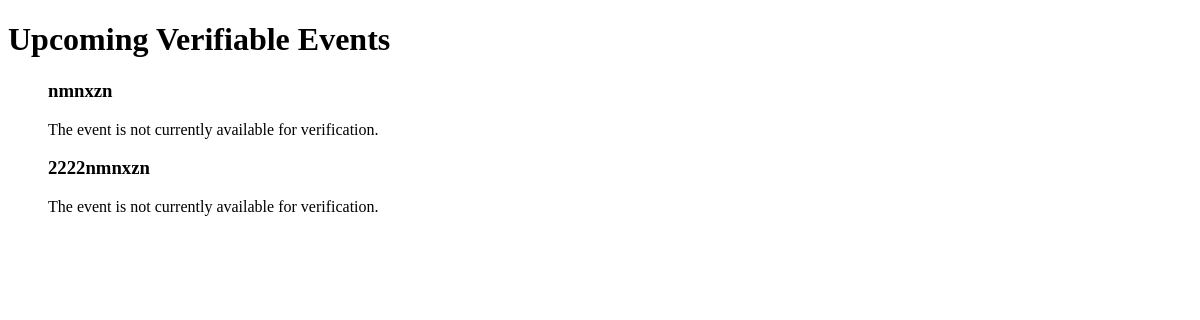
/tickets/verifiable-events/ (signed in), run on an earlier commit of the app's database.
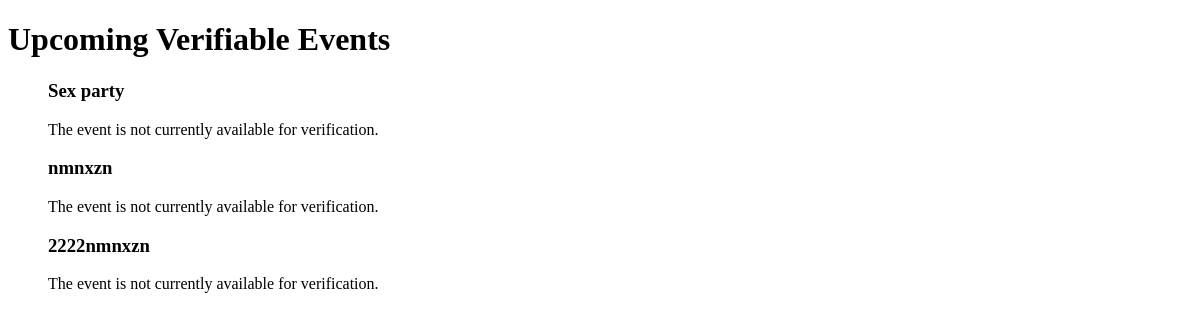
And on a later commit of the database.
### events/models.py (models this page shows, shortened)
class Event(models.Model):
    STATUS_CHOICES = [
        ('pending', 'Pending'),
        ('approved', 'Approved'),
        ('rejected', 'Rejected'),
    ]
    vendor = models.ForeignKey(Vendor, on_delete=models.CASCADE, related_name='events')
    poster = models.ImageField(upload_to='event_posters/')
    title = models.CharField(max_length=200)
    description = models.TextField()
    category = models.CharField(max_length=100)
    start_date = models.DateTimeField()
    end_date = models.DateTimeField(null=True, blank=True)
    venue_name = models.CharField(max_length=100)
    regular_price = models.DecimalField(max_digits=10, decimal_places=2)
    sale_price = models.DecimalField(max_digits=10, decimal_places=2, null=True, blank=True)
    tickets_available = models.PositiveIntegerField(null=True, blank=True)
    tickets_sold = models.PositiveIntegerField(default=0)
    status = models.CharField(max_length=10, choices=STATUS_CHOICES, default='pending')
    adminaction = models.ForeignKey(settings.AUTH_USER_MODEL, on_delete=models.SET_NULL, null=True, blank=True, editable=False)  # Stores the admin who approved/rejected

### vendors/decorators.py (the view)
    def _wrapped_view(request, *args, **kwargs):
        if request.user.is_authenticated and hasattr(request.user, 'is_vendor') and request.user.is_vendor:
            return view_func(request, *args, **kwargs)
        else:
            raise PermissionDenied("You are not allowed to access this page.")  # Return Permission Denied error

### templates/tickets/verifiable_events.html (shortened to what this page needs)
<!DOCTYPE html>
<html lang="en">
<head>
</head>
<body>
    <h1>Upcoming Verifiable Events</h1>
    <ul>
        {% for event_data in verifiable_events %}
    <div>
        <h3>{{ event_data.event.title }}</h3>
        {% if event_data.is_clickable %}
            <a href="{% url 'verify_ticket' event_data.event.id %}">Verify Tickets</a>
        {% else %}
            <p>The event is not currently available for verification.</p>
        {% endif %}
    </div>
{% endfor %}
    </ul>
</body>
</html>

What changed in the data, as far as the page shows it:
now on this page (row edited): Event: event "Sex party"
